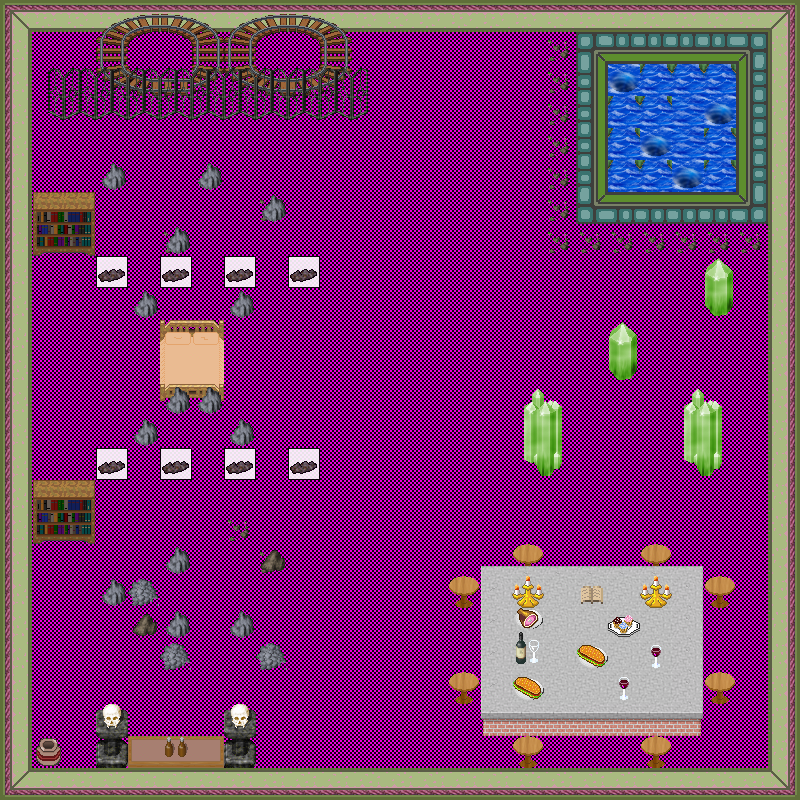

A level layout from a 2D game, rendered from its tile map. Below: a short description, then the map file with tile-grid data replaced by summaries:
An orthogonal 25x25 tile map with 32x32 px tiles, 5 tile layers (0_floor, 1_terrain, 2_object, 3_roof, ...), 2 hidden layers not drawn, 24 tilesets.

<map version="1.9" tiledversion="1.9.2" orientation="orthogonal" renderorder="right-down" width="25" height="25" tilewidth="32" tileheight="32" infinite="0" nextlayerid="8" nextobjectid="1">
 <tileset firstgid="1" name="ground/indoor/soft_blue" tilewidth="32" tileheight="32" tilecount="3" columns="3">
  <image source="../../tileset/ground/indoor/soft_blue.png" trans="ff00ff" width="96" height="32" />
 </tileset>
 <tileset firstgid="4" name="building/wall/int_green_purple" tilewidth="32" tileheight="32" tilecount="28" columns="4">
  <image source="../../tileset/building/wall/int_green_purple.png" width="128" height="224" />
 </tileset>
 <tileset firstgid="32" name="building/decoration/fancy_gate" tilewidth="32" tileheight="32" tilecount="12" columns="3">
  <image source="../../tileset/building/decoration/fancy_gate.png" trans="ffffff" width="96" height="128" />
 </tileset>
 <tileset firstgid="44" name="furniture/shelve/pale_book_bottle_shelf" tilewidth="32" tileheight="32" tilecount="12" columns="3">
  <image source="../../tileset/furniture/shelve/pale_book_bottle_shelf.png" trans="ff00ff" width="96" height="128" />
 </tileset>
 <tileset firstgid="56" name="item/pot/pot_burgundy" tilewidth="32" tileheight="32" tilecount="1" columns="1">
  <image source="../../tileset/item/pot/pot_burgundy.png" trans="ffffff" width="32" height="32" />
 </tileset>
 <tileset firstgid="57" name="ground/rock/rocks_2" tilewidth="32" tileheight="32" tilecount="4" columns="2">
  <image source="../../tileset/ground/rock/rocks_2.png" trans="ff00ff" width="64" height="64" />
 </tileset>
 <tileset firstgid="61" name="furniture/table/table_with_beer" tilewidth="32" tileheight="32" tilecount="8" columns="4">
  <image source="../../tileset/furniture/table/table_with_beer.png" trans="ff00ff" width="128" height="64" />
 </tileset>
 <tileset firstgid="69" name="furniture/table/wooden_pale" tilewidth="32" tileheight="32" tilecount="1" columns="1">
  <image source="../../tileset/furniture/table/wooden_pale.png" width="32" height="32" />
 </tileset>
 <tileset firstgid="70" name="ground/rock/green_crystal" tilewidth="32" tileheight="32" tilecount="9" columns="3">
  <image source="../../tileset/ground/rock/green_crystal.png" trans="ff00ff" width="96" height="96" />
 </tileset>
 <tileset firstgid="79" name="building/wall/int_green_blue" tilewidth="32" tileheight="32" tilecount="16" columns="4">
  <image source="../../tileset/building/wall/int_green_blue.png" trans="ff00ff" width="128" height="128" />
 </tileset>
 <tileset firstgid="95" name="ground/water/whirlpool" tilewidth="32" tileheight="32" tilecount="8" columns="1">
  <image source="../../tileset/ground/water/whirlpool.png" trans="ff00ff" width="32" height="256" />
 </tileset>
 <tileset firstgid="103" name="ground/water/dungeon_water" tilewidth="32" tileheight="32" tilecount="30" columns="3">
  <image source="../../tileset/ground/water/dungeon_water.png" trans="ff00ff" width="96" height="320" />
 </tileset>
 <tileset firstgid="133" name="furniture/light/candelabra" tilewidth="32" tileheight="32" tilecount="1" columns="1">
  <image source="../../tileset/furniture/light/candelabra.png" width="32" height="32" />
 </tileset>
 <tileset firstgid="134" name="item/drink/bottle_and_glass" tilewidth="32" tileheight="32" tilecount="8" columns="4">
  <image source="../../tileset/item/drink/bottle_and_glass.png" width="128" height="64" />
 </tileset>
 <tileset firstgid="142" name="item/food/meals_2" tilewidth="32" tileheight="32" tilecount="2" columns="1">
  <image source="../../tileset/item/food/meals_2.png" width="32" height="64" />
 </tileset>
 <tileset firstgid="144" name="item/documents/book" tilewidth="32" tileheight="32" tilecount="4" columns="2">
  <image source="../../tileset/item/documents/book.png" width="64" height="64" />
 </tileset>
 <tileset firstgid="148" name="item/drink/red_wine" tilewidth="32" tileheight="32" tilecount="4" columns="2">
  <image source="../../tileset/item/drink/red_wine.png" width="64" height="64" />
 </tileset>
 <tileset firstgid="152" name="item/statue/skullpedestal" tilewidth="32" tileheight="32" tilecount="2" columns="1">
  <image source="../../tileset/item/statue/skullpedestal.png" trans="ff00ff" width="32" height="64" />
 </tileset>
 <tileset firstgid="154" name="logic/collision" tilewidth="32" tileheight="32" tilecount="1" columns="1">
  <image source="../../tileset/logic/collision.png" width="32" height="32" />
 </tileset>
 <tileset firstgid="155" name="logic/item/resources" tilewidth="32" tileheight="32" tilecount="6" columns="6">
  <image source="../../tileset/logic/item/resources.png" width="192" height="32" />
 </tileset>
 <tileset firstgid="161" name="furniture/table/concrete_table" tilewidth="32" tileheight="32" tilecount="9" columns="3">
  <image source="../../tileset/furniture/table/concrete_table.png" width="96" height="96" />
 </tileset>
 <tileset firstgid="170" name="item/food/meals_3" tilewidth="32" tileheight="32" tilecount="4" columns="2">
  <image source="../../tileset/item/food/meals_3.png" width="64" height="64" />
 </tileset>
 <tileset firstgid="174" name="furniture/bed/double_peach" tilewidth="32" tileheight="32" tilecount="8" columns="2">
  <image source="../../tileset/furniture/bed/double_peach.png" width="64" height="128" />
 </tileset>
 <tileset firstgid="182" name="object/mine_rails_2" tilewidth="32" tileheight="32" tilecount="64" columns="8">
  <image source="../../tileset/object/mine_rails_2.png" width="256" height="256" />
 </tileset>
 <layer id="1" name="0_floor" width="25" height="25">
  <data>[625 cells, 529 non-empty, 2 distinct tile ids]</data>
 </layer>
 <layer id="2" name="1_terrain" width="25" height="25">
  <data>[625 cells, 197 non-empty, 50 distinct tile ids]</data>
 </layer>
 <layer id="3" name="2_object" width="25" height="25">
  <data>[625 cells, 71 non-empty, 27 distinct tile ids]</data>
 </layer>
 <layer id="4" name="3_roof" width="25" height="25">
  <data>[625 cells, 38 non-empty, 18 distinct tile ids]</data>
 </layer>
 <layer id="5" name="objects" width="25" height="25" opacity="0.9">
  <data>[625 cells, 8 non-empty, 1 distinct tile ids]</data>
 </layer>
 <layer id="6" name="collision" width="25" height="25" visible="0" opacity="0.25">
  <data>[625 cells, 179 non-empty, 1 distinct tile ids]</data>
 </layer>
 <layer id="7" name="protection" width="25" height="25" visible="0">
  <data>[625 cells, 0 non-empty, 0 distinct tile ids]</data>
 </layer>
</map>
